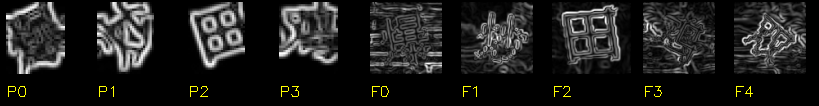
#> input picture js_reverse_cache/tasks/bili-gt3-solver/cache/eval_grad.png, 819 x 106 px
$ python -i eval_grad.py   (imports and definitions only)   (older library calls are emulated)
#> lines starting #> are read from the running program, lines starting #| are printed output that depends on the picture
#> further down, picture is the input picture: shape (106, 819, 3); mean B, G, R 30.4, 31.6, 31.6
"""Gradient-NCC matching: compare glyphs as dense gradient-magnitude images instead of
binary masks.

Binary masks kept failing for a structural reason: the prompt glyph is a small (33px)
black glyph that thresholds into a fat blob, while the field glyph is a ~65px neon
outline whose mask is thin strokes over a textured photo.  Gradient magnitude is
comparable for both: |d/dx| and |d/dy| peak on the same outlines regardless of colour,
stroke fill or scale.

usage: python eval_grad.py <pic.jpg> [--centres "x,y;x,y;..."]
"""
from __future__ import annotations

import json
import pathlib
import sys

import cv2
import numpy as np

from gt3_click_solve_v10 import is_cjk, ocr, prompt_card
from gt3_click_solve_v6 import norm_height

TASK = pathlib.Path(__file__).resolve().parent
H = 72
ANG = list(range(0, 360, 5))
SCALES = (0.85, 0.95, 1.05, 1.15)


def grad_img(bgr: np.ndarray, height: int = H) -> np.ndarray:
    """Rotation-normalisable gradient magnitude, scaled to a common height.

    Deliberately NO support-cropping: thresholding on mag.max() collapsed some field
    crops to a 1x1 constant (which makes TM_CCOEFF_NORMED return 1.0 for everything).
    """
#> called with height = 72
    if bgr.ndim == 3:
        gray = cv2.cvtColor(bgr, cv2.COLOR_BGR2GRAY)
    else:
        gray = bgr
    if gray.shape[0] < 4 or gray.shape[1] < 4:
        return np.zeros((height, height), np.float32)
    g = cv2.GaussianBlur(gray, (3, 3), 0)
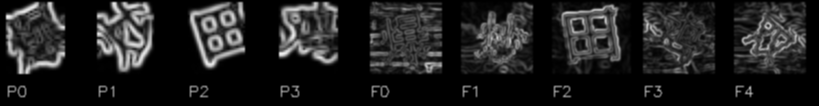
#> g: shape (106, 819); min 0, max 245, mean 31.5
    gx = cv2.Sobel(g, cv2.CV_32F, 1, 0, ksize=3)
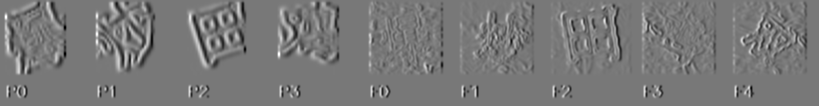
#> gx: shape (106, 819) float32; min -635, max 705, mean 0; drawn with min black and max white
    gy = cv2.Sobel(g, cv2.CV_32F, 0, 1, ksize=3)
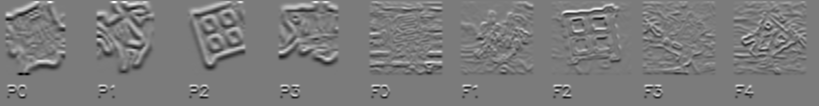
#> gy: shape (106, 819) float32; min -625, max 665, mean -0.2; drawn with min black and max white
    mag = cv2.magnitude(gx, gy)
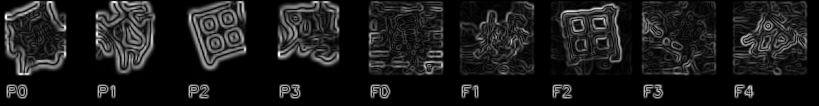
#> mag: shape (106, 819) float32; min 0, max 706.4, mean 72.1; drawn with min black and max white
    s = height / float(gray.shape[0])
#> s = 0.679
    return cv2.resize(mag, (max(4, int(round(gray.shape[1] * s))), height),
                      interpolation=cv2.INTER_AREA).astype(np.float32)
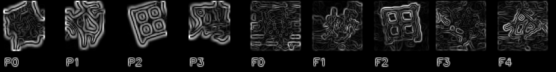
#> returned value: shape (72, 556) float32; min 0, max 696.9, mean 72.1; drawn with min black and max white


# [101 lines left out: functions rotate_f, ncc, main, not called in this run]


# [2 lines not run here, left out]

>>> import cv2
>>> picture = cv2.imread('cache/eval_grad.png')
>>> result = grad_img(picture)

$ run again, on js_reverse_cache/tasks/bili-gt3-solver/cache/br1_glyphs.png
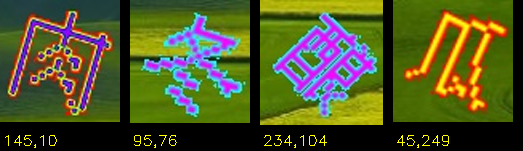
#> input picture js_reverse_cache/tasks/bili-gt3-solver/cache/br1_glyphs.png, 523 x 151 px
#> picture is the input picture: shape (151, 523, 3); mean B, G, R 40.7, 85.9, 80.9
#> in grad_img, `gy = cv2.Sobel(g, cv2.CV_32F, 0, 1, ksize=3)`:
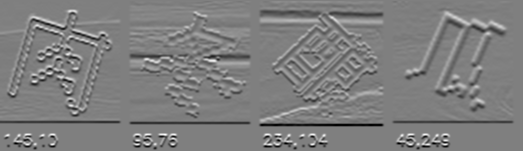
#> gy: shape (151, 523) float32; min -508, max 508, mean -4.4; drawn with min black and max white
#> in grad_img, `return cv2.resize(mag, (max(4, int(round(gray.shape[1] * s))), height)..`:
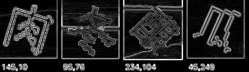
#> returned value: shape (72, 249) float32; min 0, max 454, mean 69.6; drawn with min black and max white
